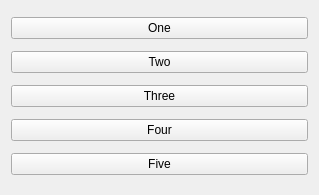
<?xml version="1.0" encoding="UTF-8"?>
<ui version="4.0">
 <class>Widget</class>
 <widget class="QWidget" name="Widget">
  <property name="geometry">
   <rect>
    <x>0</x>
    <y>0</y>
    <width>319</width>
    <height>195</height>
   </rect>
  </property>
  <property name="windowTitle">
   <string>Widget</string>
  </property>
  <layout class="QVBoxLayout" name="verticalLayout">
   <item>
    <widget class="QPushButton" name="oneButton">
     <property name="text">
      <string>One</string>
     </property>
    </widget>
   </item>
   <item>
    <widget class="QPushButton" name="twoButton">
     <property name="text">
      <string>Two</string>
     </property>
    </widget>
   </item>
   <item>
    <widget class="QPushButton" name="threeButton">
     <property name="text">
      <string>Three</string>
     </property>
    </widget>
   </item>
   <item>
    <widget class="QPushButton" name="fourButton">
     <property name="text">
      <string>Four</string>
     </property>
    </widget>
   </item>
   <item>
    <widget class="QPushButton" name="fiveButton">
     <property name="text">
      <string>Five</string>
     </property>
    </widget>
   </item>
  </layout>
 </widget>
 <layoutdefault spacing="6" margin="11"/>
 <resources/>
 <connections/>
</ui>
